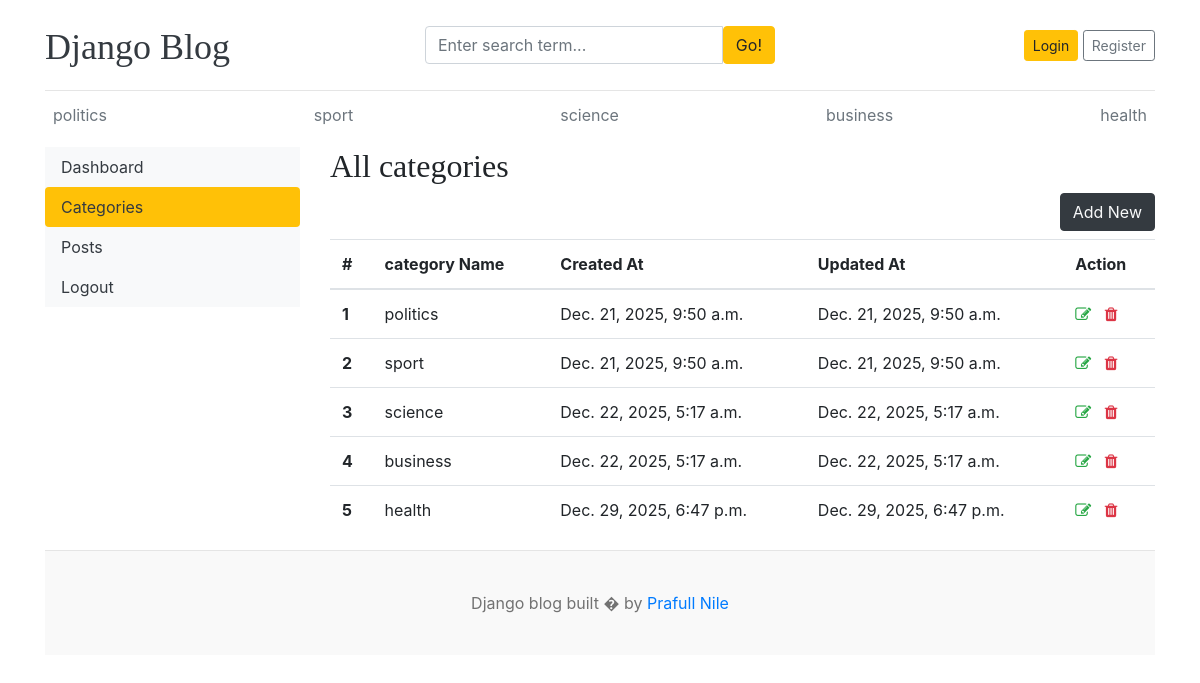
/dashboard/categories/, run on the app's committed database.
### blog/models.py (models this page shows)
class category(models.Model):
    category_name=models.CharField(max_length=100)
    created_at=models.DateTimeField(auto_now_add=True)
    updated_at=models.DateTimeField(auto_now=True)
    class Meta:
        verbose_name_plural = "Categories"
    def __str__(self):
        return self.category_name

### dashboards/views.py (the view)
# urls.py: path('categories/',views.categories,name='categories'),
def categories(request):
    return render(request,'dashboard/categories.html')

### blog/context_processors.py (called while the page is built)
def get_categories(request):
    categories = category.objects.all()
    return dict(categories=categories)

def get_social_links(request):
    social_links = SocialLink.objects.all()
    return dict(social_links=social_links)

### templates/dashboard/categories.html (shortened to what this page needs)
{% extends 'base.html' %}
{% block content %}
<div class="row">
{% include 'dashboard/sidebar.html' %}
  <div class="col-md-9">
    <h2>All categories</h2>
    <a href="{% url 'add_category'%}" class="btn btn-dark text-light float-right mb-2">Add New</a>
    <table class="table table-hover">
  <thead>
    <tr>
      <th scope="col">#</th>
      <th scope="col">category Name</th>
      <th scope="col">Created At</th>
      <th scope="col">Updated At</th>
      <th>Action</th>
    </tr>
  </thead>
  <tbody>
  {% for cat in categories %}
    <tr>
      <th scope="row">{{ forloop.counter }}</th>
      <td>{{ cat }}</td>
      <td>{{ cat.created_at}}</td>
      <td>{{ cat.updated_at}}</td>
      <td>
        <a href="{% url 'edit_category' cat.id %}"> <i class="fa fa-edit  text-success"></i></a>
       <a href="{% url 'delete_category' cat.id%}"> <i class="fa fa-trash text-danger"></i></a>
      </td>
    </tr>
  {% endfor %}
  </tbody>
</table>
  </div>
</div>
{% endblock %}

### templates/base.html (shortened to what this page needs)
{% load static %}
<!DOCTYPE html>
<html lang="en">
<head>
    <link href="https://getbootstrap.com/docs/4.0/dist/css/bootstrap.min.css" rel="stylesheet">
    <link href="{% static 'css/blog.css' %}" rel="stylesheet">
    <link rel="stylesheet" href="https://cdnjs.cloudflare.com/ajax/libs/font-awesome/4.7.0/css/font-awesome.min.css">
</head>
    <body class="container">
      <header class="blog-header py-3">
        <div class="row flex-nowrap justify-content-between align-items-center">
          <div class="col-4 pt-1">
            <a class="blog-header-logo text-dark" href="/">Django Blog</a>
          </div>
            <div class="col-4">
                <form action="{% url 'search' %}" method="GET" >
                    <div class="input-group">
                        <input class="form-control" name="keyword" type="text" placeholder="Enter search term..." aria-label="Enter search term..." aria-describedby="button-search" />
                        <button type="submit" class="btn btn-warning" id="button-search" >Go!</button>
                    </div>
                </form>
            </div>
          <div class="col-4 d-flex justify-content-end align-items-center">
              {% if not user.is_authenticated %}
            <a class="btn btn-sm btn-warning" href="{% url 'login'%}">Login</a> &nbsp;
            <a class="btn btn-sm btn-outline-secondary" href="{% url 'register' %}">Register</a>
              {% else %}
              <span><a href="{%  url 'dashboard' %}">Dashboard</a></span>
              &emsp;
              <span><a href="{% url 'logout'%}">Logout</a></span>
              {% endif%}
          </div>
        </div>
      </header>
      <div class="nav-scroller py-1 mb-2">
        <nav class="nav d-flex justify-content-between">
          {% for cat in categories %}
          <a class="p-2 text-muted" href="{% url 'posts_by_category' cat.id %}">{{cat.category_name}}</a>
          {% endfor %}
        </nav>
      </div>
{% block content %}
{% endblock %}
        <footer class="blog-footer">
  <p>Django blog built  � by <a href="#">Prafull Nile</a></p>
</footer>
    </body>
</html>

### blog_main/static/css/blog.css (style rules this page uses)
.blog-header { border-bottom: 1px solid #e5e5e5; }
.blog-header-logo { font-family: "Playfair Display", Georgia, "Times New Roman", serif; font-size: 2.25rem; }
h1, h2, h3, h4, h5, h6 { font-family: "Playfair Display", Georgia, "Times New Roman", serif; }
.blog-footer { padding: 2.5rem 0; color: #727272; text-align: center; background-color: #f9f9f9; border-top: .05rem solid #e5e5e5; }
.blog-footer p:last-child { margin-bottom: 0; }

### data on the page
category: category_name "politics", created_at "Dec. 21, 2025, 9:50 a.m.", updated_at "Dec. 21, 2025, 9:50 a.m."
category: category_name "sport", created_at "Dec. 21, 2025, 9:50 a.m.", updated_at "Dec. 21, 2025, 9:50 a.m."
category: category_name "science", created_at "Dec. 22, 2025, 5:17 a.m.", updated_at "Dec. 22, 2025, 5:17 a.m."
category: category_name "business", created_at "Dec. 22, 2025, 5:17 a.m.", updated_at "Dec. 22, 2025, 5:17 a.m."
category: category_name "health", created_at "Dec. 29, 2025, 6:47 p.m.", updated_at "Dec. 29, 2025, 6:47 p.m."
